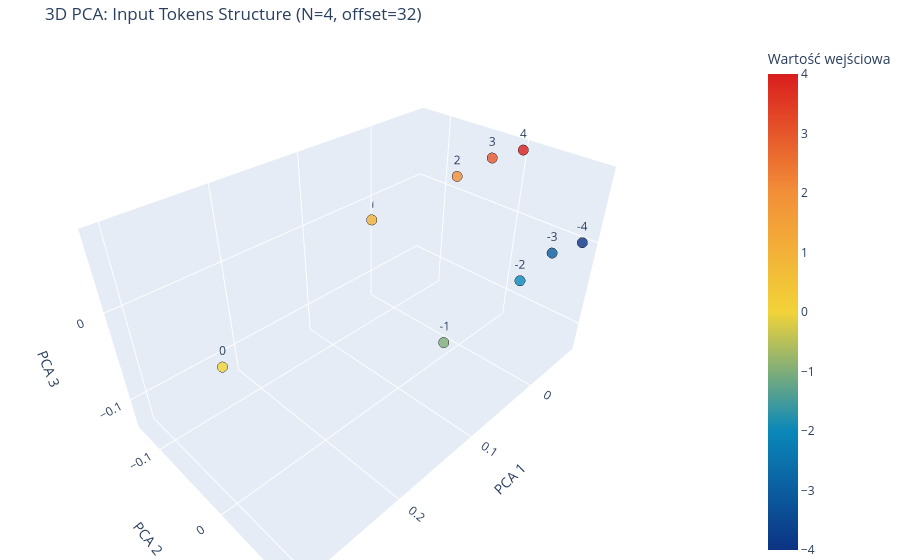

Notebook code cell kept with this figure:
### Code cell
plot_input_pca_3d_plotly(model, N=N)

### Figure 1 — Plotly figure (JSON) as saved in the notebook; plotly's stock layout.template omitted (floating-point values rounded to 4 significant figures)
{"data": [{"hovertemplate": "PCA1=%{x}<br>PCA2=%{y}<br>PCA3=%{z}<br>Wartość wejściowa=%{marker.color}<extra></extra>", "legendgroup": "", "marker": {"color": [-4, -3, -2, -1, 0, 1, 2, 3, 4], "coloraxis": "coloraxis", "line": {"color": "Black", "width": 1}, "opacity": 0.8, "size": 6, "symbol": "circle"}, "mode": "markers+text", "name": "", "scene": "scene", "showlegend": false, "text": [-4.0, -3.0, -2.0, -1.0, 0.0, 1.0, 2.0, 3.0, 4.0], "textposition": "top center", "type": "scatter3d", "x": [-0.06364, -0.05448, -0.03277, 0.01558, 0.3042, 0.00594, -0.04074, -0.06223, -0.07185], "y": [0.08714, 0.06252, 0.0442, -0.009899, 0.02543, -0.1328, -0.05277, -0.02639, 0.002585], "z": [0.005613, -0.01272, -0.04446, -0.1295, 0.03592, -0.02601, 0.0378, 0.05967, 0.07369]}], "layout": {"coloraxis": {"colorbar": {"title": {"text": "Wartość wejściowa"}}, "colorscale": [[0, "rgb(12,51,131)"], [0.25, "rgb(10,136,186)"], [0.5, "rgb(242,211,56)"], [0.75, "rgb(242,143,56)"], [1, "rgb(217,30,30)"]]}, "legend": {"tracegroupgap": 0}, "margin": {"b": 0, "l": 0, "r": 0, "t": 40}, "scene": {"domain": {"x": [0, 1], "y": [0, 1]}, "xaxis": {"title": {"text": "PCA 1"}}, "yaxis": {"title": {"text": "PCA 2"}}, "zaxis": {"title": {"text": "PCA 3"}}}, "title": {"text": "3D PCA: Input Tokens Structure (N=4, offset=32)"}}}
